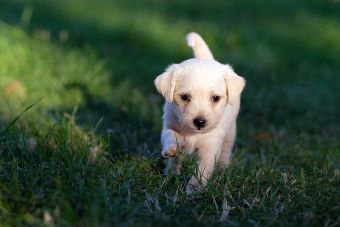
#> input picture 2 Parcial/segmentacion2_histograma/dog3.jpg, 340 x 227 px
$ python Multiotsu.py
#> lines starting #> are read from the running program, lines starting #| are printed output that depends on the picture
import cv2
import numpy as np
import matplotlib.pyplot as plt

# --------- FUNCIÓN: Cargar imagen ejemplo (camera) ---------
def cargar_imagen_camera():
    # Sustituyendo data.camera() con carga directa
    return cv2.imread(cv2.samples.findFile("dog3.jpg"), cv2.IMREAD_GRAYSCALE)
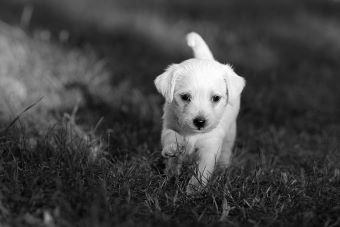
#> returned value: shape (227, 340); min 0, max 255, mean 66.7

# --------- FUNCIÓN: Calcular histograma manual ----------
def calcular_histograma(imagen):
    h, w = imagen.shape
#> h = 227; w = 340
    hist = [0] * 256
    for y in range(h):
        for x in range(w):
            hist[int(imagen[y, x])] += 1
    return hist

# --------- FUNCIÓN: Calcular Multi-Otsu (dos umbrales = 3 clases) ---------
def calcular_multiotsu(hist, total_pixeles):
    max_varianza = 0
    umbral1, umbral2 = 0, 0

    for t1 in range(1, 255):
        for t2 in range(t1 + 1, 256):
            # Primer grupo: 0..t1
            w0 = sum(hist[0:t1])
            mu0 = sum(i * hist[i] for i in range(0, t1)) / w0 if w0 > 0 else 0

            # Segundo grupo: t1..t2
            w1 = sum(hist[t1:t2])
            mu1 = sum(i * hist[i] for i in range(t1, t2)) / w1 if w1 > 0 else 0

            # Tercer grupo: t2..255
            w2 = sum(hist[t2:256])
            mu2 = sum(i * hist[i] for i in range(t2, 256)) / w2 if w2 > 0 else 0

            # Pesos relativos
            P0 = w0 / total_pixeles
            P1 = w1 / total_pixeles
            P2 = w2 / total_pixeles

            mu_total = P0 * mu0 + P1 * mu1 + P2 * mu2

            varianza_entre = P0 * (mu0 - mu_total) ** 2 + \
                             P1 * (mu1 - mu_total) ** 2 + \
                             P2 * (mu2 - mu_total) ** 2

            if varianza_entre > max_varianza:
                max_varianza = varianza_entre
                umbral1 = t1
                umbral2 = t2

    return umbral1, umbral2

# --------- FUNCIÓN: Asignar regiones manualmente ---------
def asignar_regiones(imagen, t1, t2):
    h, w = imagen.shape
    salida = np.zeros((h, w), dtype=np.uint8)
    for y in range(h):
        for x in range(w):
            val = imagen[y, x]
            if val < t1:
                salida[y, x] = 0  # clase 0
            elif val < t2:
                salida[y, x] = 1  # clase 1
            else:
                salida[y, x] = 2  # clase 2
    return salida

# --------- MAIN ---------
imagen = cargar_imagen_camera()
hist = calcular_histograma(imagen)
#> hist = 256 values, max 1904 at index 40, min 3 at index 1, mean 301.5
t1, t2 = calcular_multiotsu(hist, imagen.shape[0] * imagen.shape[1])
#> after the loop in calcular_multiotsu, `for t1 in range(1, 255):`: max_varianza = 2091.8; umbral1 = 73; umbral2 = 156
#> t1 = 73; t2 = 156
regiones = asignar_regiones(imagen, t1, t2)
#> after the loop in asignar_regiones, `for y in range(h):`:
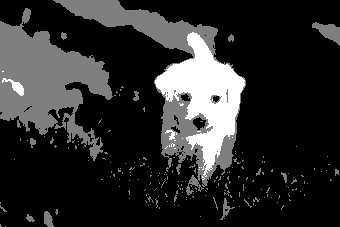
#> salida: shape (227, 340); min 0, max 2, mean 0.345; drawn with min black and max white

# --------- VISUALIZACIÓN ---------
fig, ax = plt.subplots(nrows=1, ncols=3, figsize=(10, 3.5))

# Imagen original
ax[0].imshow(imagen, cmap='gray')
ax[0].set_title('Original')
ax[0].axis('off')

# Histograma con umbrales
ax[1].bar(range(256), hist, color='gray')
ax[1].set_title('Histograma con umbrales')
ax[1].axvline(t1, color='r', linestyle='--', label=f'T1 = {t1}')
ax[1].axvline(t2, color='g', linestyle='--', label=f'T2 = {t2}')
ax[1].legend()

# Imagen segmentada
ax[2].imshow(regiones, cmap='jet')
ax[2].set_title('Resultado Multi-Otsu')
ax[2].axis('off')

plt.tight_layout()
plt.show()
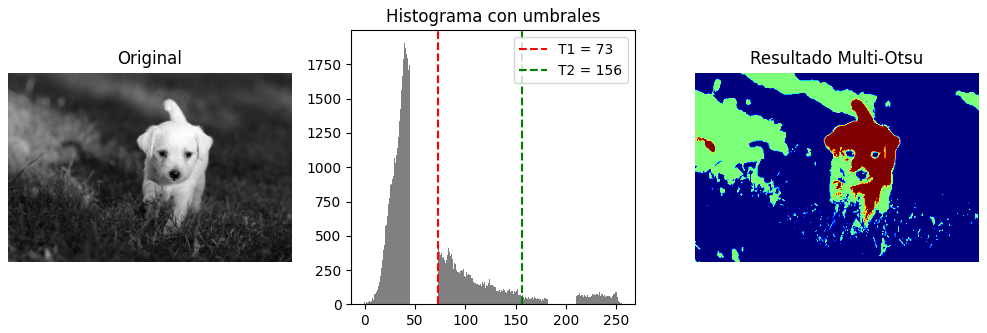
#> figure drawn by matplotlib, 3 panels; panel 2: tallest bar 1904 high, from x = 39.6 to 40.4

$ run again, with 2 Parcial/segmentacion2_histograma/dog2.jpg copied over 2 Parcial/segmentacion2_histograma/dog3.jpg
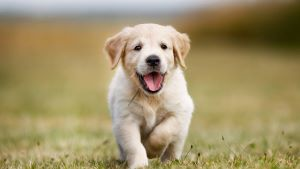
#> input picture 2 Parcial/segmentacion2_histograma/dog2.jpg, 300 x 169 px
#> in cargar_imagen_camera, `return cv2.imread(cv2.samples.findFile("dog3.jpg"), cv2.IMREAD_GRAYSCA..`:
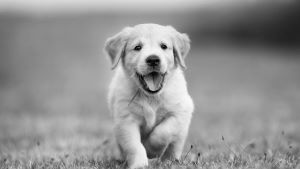
#> returned value: shape (169, 300); min 0, max 251, mean 146.4
#> `hist = calcular_histograma(imagen)`: hist = 256 values, max 956 at index 142, min 0 at index 252, mean 198
#> after the loop in calcular_multiotsu, `for t1 in range(1, 255):`: max_varianza = 1280.6; umbral1 = 113; umbral2 = 176
#> t1 = 113; t2 = 176
#> `plt.show()`:
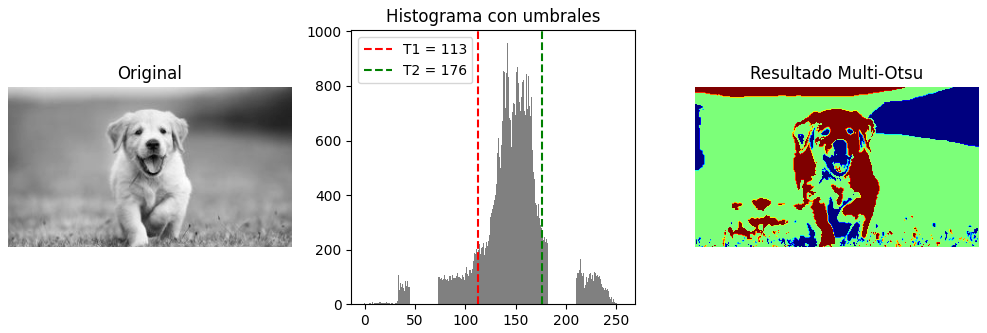
#> figure drawn by matplotlib, 3 panels; panel 2: tallest bar 956 high, from x = 141.6 to 142.4

$ run again, with 2 Parcial/segmentacion2_histograma/dog4.jpg copied over 2 Parcial/segmentacion2_histograma/dog3.jpg
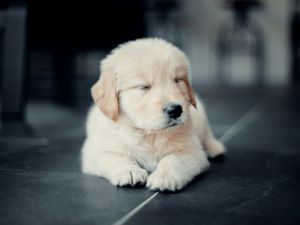
#> input picture 2 Parcial/segmentacion2_histograma/dog4.jpg, 300 x 225 px
#> `hist = calcular_histograma(imagen)`: hist = 256 values, max 5127 at index 0, min 0 at index 232, mean 263.7
#> after the loop in calcular_multiotsu, `for t1 in range(1, 255):`: max_varianza = 4244.5; umbral1 = 58; umbral2 = 144
#> t1 = 58; t2 = 144
#> after the loop in asignar_regiones, `for y in range(h):`:
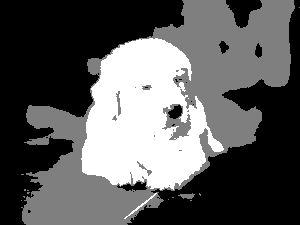
#> salida: shape (225, 300); min 0, max 2, mean 0.719; drawn with min black and max white
#> `plt.show()`:
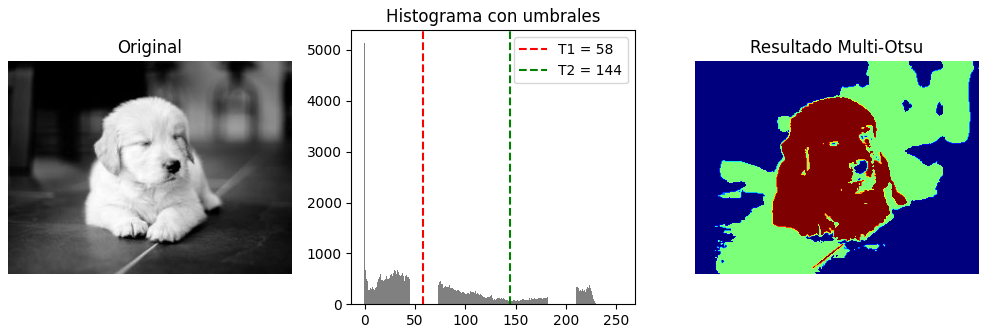
#> figure drawn by matplotlib, 3 panels; panel 2: tallest bar 5127 high, from x = -0.4 to 0.4
